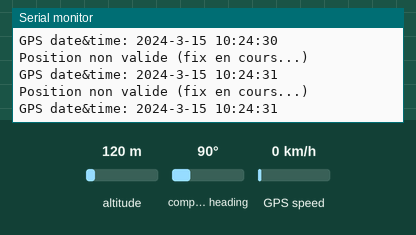
The sketch below on a simulated Arduino Uno, built for the host (arithmetic inside an expression is 32-bit, double 64-bit). Shown: the last lines printed to the serial monitor. Inputs (shaded band) come from the test bench; at power-on: altitude 120 m, GPS speed 0 km/h, compass heading 90°. The GPS gets a fix after 3 s at 37.7749, -122.4194 with 8 satellites.

Above: at 1.2 s.
1.3 s: altitude set to 20 m
At 2.8 s:
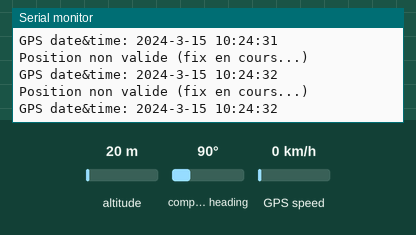
4.5 s: GPS speed set to 2 km/h
At 5.8 s:
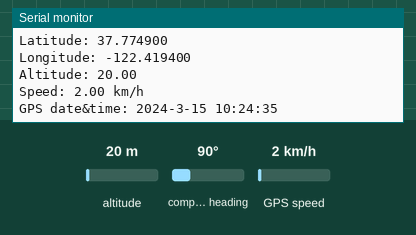
6.0 s: altitude set to 250 m
At 6.8 s:
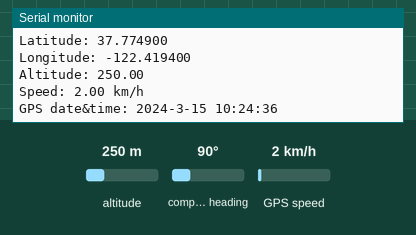
Timing chart, 0 to 9.0 s (numbered marks = the images above; inputs shaded):
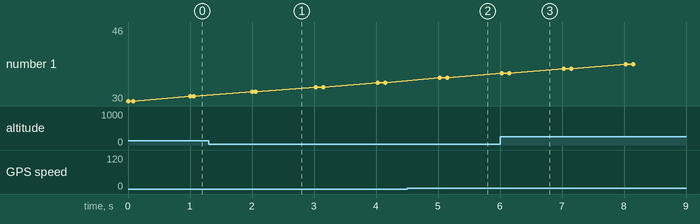

Measured:
- after the input at 4.5 s, the serial monitor: prints a new line after 0.51 s (image 2)
- after the input at 6.0 s, the serial monitor: prints a new line at once (image 3)

The sketch:

sketch_mar06d.ino
```cpp
#include <SoftwareSerial.h>
#include <TinyGPS++.h>

// Broches RX, TX pour le GPS
static const int RXPin = 3, TXPin = 4;
static const uint32_t GPSBaud = 9600; // Baudrate du module NEO-6M

TinyGPSPlus gps;
SoftwareSerial gpsSerial(RXPin, TXPin);

void setup() {
  Serial.begin(9600);
  gpsSerial.begin(GPSBaud);
  Serial.println("Recherche de signal GPS...");
}

void loop() {
  // Lire les données du GPS
  while (gpsSerial.available() > 0) {
    if (gps.encode(gpsSerial .read())) {
      displayInfo();
    }
  }

  // Si aucune donnée reçue après 5 secondes
  if (gpsSerial.available() < 0) {
    Serial.println("Erreur: Signal GPS non trouve");
    delay(5000);
  }
}

void displayInfo() {
  if (gps.location.isValid()) {
    Serial.print("Latitude: ");
    Serial.println(gps.location.lat(),6);
    Serial.print("Longitude: ");
    Serial.println(gps.location.lng(), 6);
    Serial.print("Altitude: ");
    if (gps.altitude.isValid()){
      Serial.println(gps.altitude.meters());
    }
    else{
      Serial.println("invalide (fix en cours)");
    }
    Serial.print("Speed: ");
    if (gps.speed.isValid()){
      Serial.print(gps.speed.kmph());
      Serial.println(" km/h");
    }
    else{
      Serial.println("invalide (fix en cours)");
    }
  } else {
    Serial.println("Position non valide (fix en cours...)");
  }
  Serial.print("GPS date&time: ");
  if(gps.date.isValid() && gps.time.isValid()){
    Serial.print(gps.date.year());
    Serial.print("-");
    Serial.print(gps.date.month());
    Serial.print("-");
    Serial.print(gps.date.day());
    Serial.print(" ");
    Serial.print(gps.time.hour());
    Serial.print(":");
    Serial.print(gps.time.minute());
    Serial.print(":");
    Serial.println(gps.time.second());
  }
  else{
    Serial.println("invalide (fix en cours)");
  }
  Serial.println();
}
```
